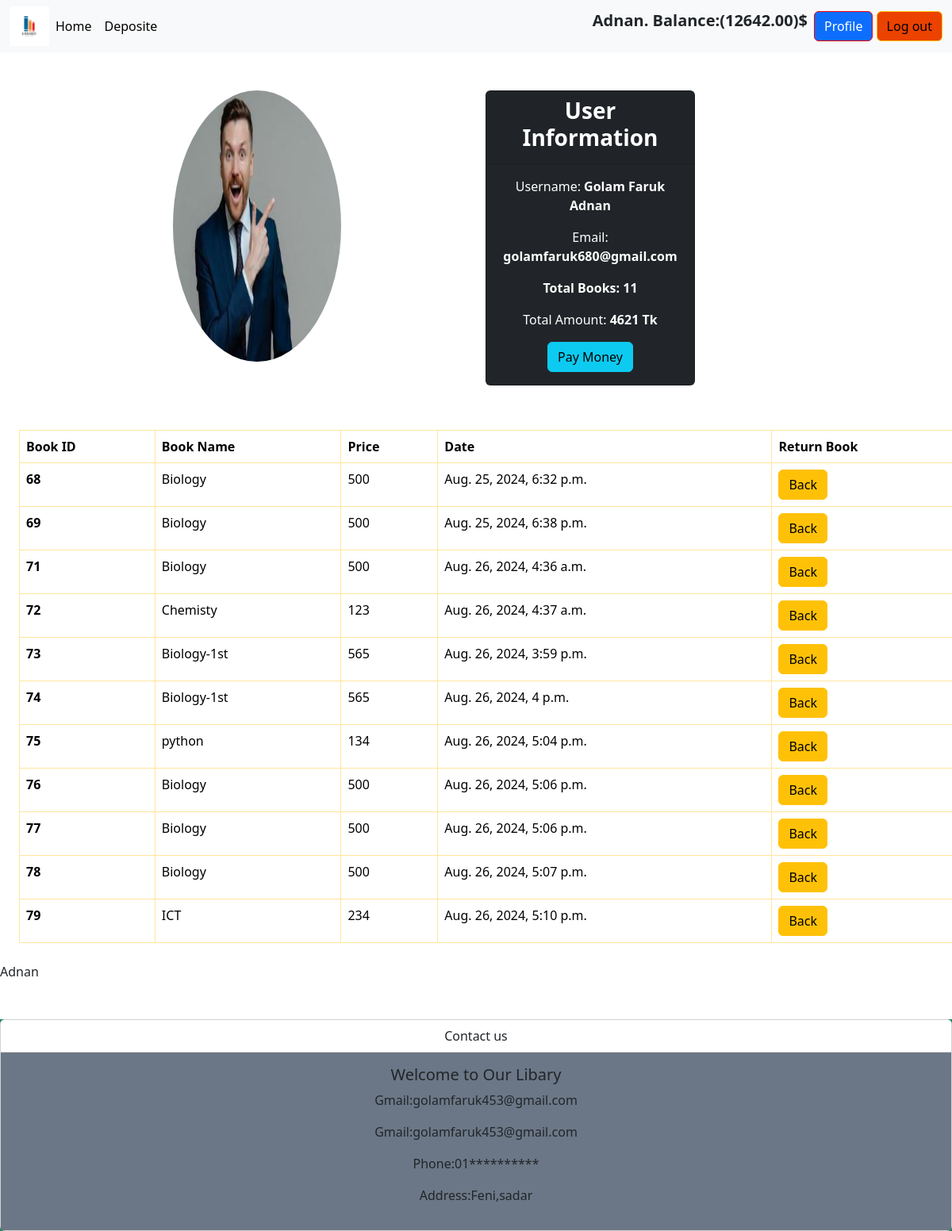
The page /bookapp/list_borrow/ (signed in) on the database its author committed.
### account_app/models.py (models this page shows, shortened)
class Account(models.Model):
    user=models.OneToOneField(User,on_delete=models.CASCADE,related_name='user_account')
    account_no=models.IntegerField()
    balance=models.DecimalField(default=0,max_digits=12,decimal_places=2)
    balance_after_tranjections = models.DecimalField(max_digits=12,decimal_places=2,null=True,blank=True)
    birthday = models.DateField(blank=True,null=True)
    image = models.ImageField(upload_to='picture/',null=True,blank=True)

### book_app/models.py (models this page shows, shortened)
class borrow_book(models.Model):
    user = models.ForeignKey(User,on_delete=models.CASCADE,related_name='user_boroow')
    buy_book = models.ForeignKey(Book,on_delete=models.CASCADE)
    date = models.DateTimeField(auto_now_add=True,null=True,blank=True)

class Book(models.Model):
    title = models.CharField(max_length=100)
    price = models.IntegerField()
    description = models.CharField(max_length=500)
    image = models.ImageField(upload_to='uploads/',null=True,blank = True)
    cetagory = models.ForeignKey(Cetagory,on_delete=models.CASCADE)
    quantity = models.IntegerField(default=0)

### book_app/views.py (the view)
# urls.py: path("list_borrow/",views.list_borrow_book.as_view(),name='borrow_list_book'),
class list_borrow_book(LoginRequiredMixin,ListView):
    model = borrow_book
    template_name = 'borrow_book.html'
    context_object_name = 'borrow'
    def get_queryset(self):
        queryset = borrow_book.objects.filter(user=self.request.user)
        return queryset
    def get_context_data(self, **kwargs):
        user = Account.objects.get(user=self.request.user)
        total_book_borrow = borrow_book.objects.filter(user=self.request.user)
        sum = 0
        for i in total_book_borrow:
            sum += i.buy_book.price
        print(sum)
        context = super().get_context_data(**kwargs)
        context["balance"] = user.balance_after_tranjections
        context['profile'] = user
        context['total_amount'] = sum
        return context

### book_app/templates/borrow_book.html
{% extends "base.html" %}
{% load crispy_forms_tags %}
{% block body %}
<div class="row text-center m-5">
  <div class='col-6'>
    {% if profile.image %}
    <img class="rounded-circle" src="{{profile.image.url}}" style="width: 40%; height: 90%;" alt="picture">
    {% else %}
    <p><b>You can Added your Picture</b></p>
    {% endif %}
  </div>
  <div class='col-6'>
    <div class="card text-bg-dark mb-2" style="width: 50%;">
      <div class="card-header"><h3><b>User Information</b></h3></div>
      <div class="card-body">
        <p class="card-text">Username: <b>{{request.user.first_name}} {{request.user.last_name}}</b></p>
        <p  class="card-text">Email: <b>{{request.user.email}}</b></p>
        <p  class="card-text"><b>Total Books: {{borrow|length}}</b></p>
        <p  class="card-text">Total Amount: <b>{{total_amount}} Tk</b></p>
        <a href="#" class="btn btn-info">Pay Money</a>
      </div>
    </div>
  </div>
</div>
<table class="table table-bordered m-4 border border-warning-subtle ">
  <thead>
    <tr>
      <th scope="col" class="background-color: #676b6e;">Book ID</th>
      <th scope="col">Book Name</th>
      <th scope="col">Price</th>
      <th scope='col'>Date</th>
      <th scope="col">Return Book</th>
    </tr>
  </thead>
  <tbody>
    {% for item in borrow  %}
    <tr>
      <th scope="row">{{item.id}}</th>
      <td>{{item.buy_book.title}}</td>
      <td>{{item.buy_book.price}}</td>
      <td>{{item.date}}</td>
      <td><a href="{% url 'return_book' item.id %}" class='btn btn-warning'>Back</a></td>
    </tr>
    {% endfor %}
  </tbody>
</table>
{% endblock body %}

### templates/base.html (shortened to what this page needs)
<!doctype html>
{% load static %}
<html lang="en">
  <head>
    <link href="https://cdn.jsdelivr.net/npm/bootstrap@5.3.3/dist/css/bootstrap.min.css" rel="stylesheet">
  </head>
  <body>
    <nav class="navbar navbar-expand-lg bg-body-tertiary" style='background-color: #e3f2fd'>
  <div class="container-fluid">
    <img src="{% static 'download.png' %}" alt="" style='width: 50px;'>
    <div class="collapse navbar-collapse" id="navbarSupportedContent">
      <ul class="navbar-nav me-auto mb-2 mb-lg-0">
        <li class="nav-item">
          <a class="nav-link active" aria-current="page" href="{% url 'homepage' %}">Home</a>
        </li>
       {% if request.user.is_authenticated %}
       <li class="nav-item">
        <a class="nav-link active" aria-current="page" href="{% url 'deposit' %}">Deposite</a>
      </li>
       {% endif %}
      </ul>
      <form class="d-flex gap-2" role="search">
        <h5><b>{{request.user}}. Balance:({{request.user.user_account.balance}})$</b></h5>
        <div>
            {% if request.user.is_authenticated %}
            <a href="{% url 'borrow_list_book' %}" style="border-color: #fa0000;" class="btn btn-primary">Profile</a>
            <a href="{% url 'log_out' %}" style='background-color: #eb4200;' class="btn btn-warning">Log out</a>
            {% else %}
            <a href="{% url 'register' %}" class="btn btn-primary">Sign up</a>
            <a href="{% url 'log_in' %}" class="btn btn-warning">Log in</a>
            {% endif %}
        </div>
      </form>
    </div>
  </div>
</nav>
{% block body %}
{% endblock body %}
{{request.user}}
<section class="mt-5">
  <footer class="bg-success text-white">
    <div class="card text-center">
      <div class="card-header" style="background: #fff;">
        Contact us
      </div>
      <div class="card-body"  style="background-color: #6b7786;">
        <h5 class="card-title"  >Welcome to Our Libary</h5>
        <p class="card-text">Gmail:golamfaruk453@gmail.com</p>
        <p class="card-text">Gmail:golamfaruk453@gmail.com</p>
        <p class="card-text">Phone:01**********</p>
        <p class="card-text"><Address>Address:Feni,sadar</Address></p>
      </div>
    </div>
  </footer>
</section>
  </body>
</html>

### rows shown on the page
Account: image (picture)
borrow_book: id "68", buy_book "Biology", buy_book.price "500", date "Aug. 25, 2024, 6:32 p.m."
borrow_book: id "69", buy_book "Biology", buy_book.price "500", date "Aug. 25, 2024, 6:38 p.m."
borrow_book: id "71", buy_book "Biology", buy_book.price "500", date "Aug. 26, 2024, 4:36 a.m."
borrow_book: id "72", buy_book "Chemisty", buy_book.price "123", date "Aug. 26, 2024, 4:37 a.m."
borrow_book: id "73", buy_book "Biology-1st", buy_book.price "565", date "Aug. 26, 2024, 3:59 p.m."
borrow_book: id "74", buy_book "Biology-1st", buy_book.price "565", date "Aug. 26, 2024, 4 p.m."
borrow_book: id "75", buy_book "python", buy_book.price "134", date "Aug. 26, 2024, 5:04 p.m."
borrow_book: id "76", buy_book "Biology", buy_book.price "500", date "Aug. 26, 2024, 5:06 p.m."
borrow_book: id "77", buy_book "Biology", buy_book.price "500", date "Aug. 26, 2024, 5:06 p.m."
borrow_book: id "78", buy_book "Biology", buy_book.price "500", date "Aug. 26, 2024, 5:07 p.m."
borrow_book: id "79", buy_book "ICT", buy_book.price "234", date "Aug. 26, 2024, 5:10 p.m."

### other values the page prints
{{ request.user }} "Adnan"
{{ request.user.user_account.balance }} "12642.00"
{{ request.user.first_name }} "Golam Faruk"
{{ request.user.last_name }} "Adnan"
{{ request.user.email }} "golamfaruk680@gmail.com"
{{ borrow|length }} "11"
{{ total_amount }} "4621"
